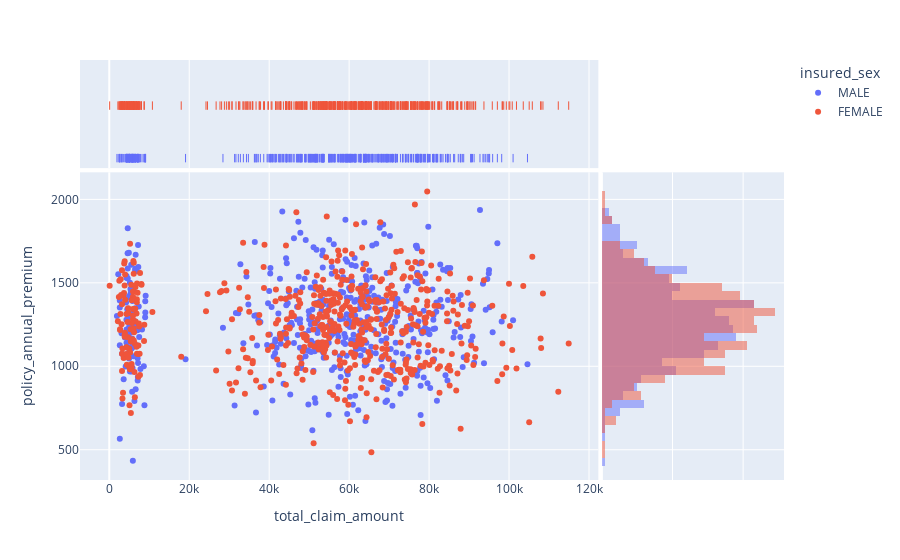

Write notebook code for a chart like this one.
### Code cell
# Scatter Plot between Policy annual premium vs total claim amount

fig = px.scatter(data, x = 'total_claim_amount', y = 'policy_annual_premium', color = 'insured_sex',
                marginal_x = 'rug', marginal_y = 'histogram')
fig.show()

### Figure 1 — Plotly figure (JSON) as saved in the notebook; plotly's stock layout.template omitted (floating-point values rounded to 4 significant figures; data arrays with more than 128 entries replaced by an {"elided": "..."} marker saying what was removed)
{"data": [{"hovertemplate": "insured_sex=MALE<br>total_claim_amount=%{x}<br>policy_annual_premium=%{y}<extra></extra>", "legendgroup": "MALE", "marker": {"color": "#636efa", "symbol": "circle"}, "mode": "markers", "name": "MALE", "orientation": "v", "showlegend": true, "type": "scatter", "x": {"elided": "463 int values"}, "xaxis": "x", "y": {"elided": "463 float values"}, "yaxis": "y"}, {"alignmentgroup": "True", "boxpoints": "all", "fillcolor": "rgba(255,255,255,0)", "hoveron": "points", "hovertemplate": "insured_sex=MALE<br>total_claim_amount=%{x}<extra></extra>", "jitter": 0, "legendgroup": "MALE", "line": {"color": "rgba(255,255,255,0)"}, "marker": {"color": "#636efa", "symbol": "line-ns-open"}, "name": "MALE", "offsetgroup": "MALE", "showlegend": false, "type": "box", "x": {"elided": "463 int values"}, "xaxis": "x3", "yaxis": "y3"}, {"alignmentgroup": "True", "bingroup": "y", "hovertemplate": "insured_sex=MALE<br>policy_annual_premium=%{y}<br>count=%{x}<extra></extra>", "legendgroup": "MALE", "marker": {"color": "#636efa"}, "name": "MALE", "offsetgroup": "MALE", "opacity": 0.5, "showlegend": false, "type": "histogram", "xaxis": "x2", "y": {"elided": "463 float values"}, "yaxis": "y2"}, {"hovertemplate": "insured_sex=FEMALE<br>total_claim_amount=%{x}<br>policy_annual_premium=%{y}<extra></extra>", "legendgroup": "FEMALE", "marker": {"color": "#EF553B", "symbol": "circle"}, "mode": "markers", "name": "FEMALE", "orientation": "v", "showlegend": true, "type": "scatter", "x": {"elided": "537 int values"}, "xaxis": "x", "y": {"elided": "537 float values"}, "yaxis": "y"}, {"alignmentgroup": "True", "boxpoints": "all", "fillcolor": "rgba(255,255,255,0)", "hoveron": "points", "hovertemplate": "insured_sex=FEMALE<br>total_claim_amount=%{x}<extra></extra>", "jitter": 0, "legendgroup": "FEMALE", "line": {"color": "rgba(255,255,255,0)"}, "marker": {"color": "#EF553B", "symbol": "line-ns-open"}, "name": "FEMALE", "offsetgroup": "FEMALE", "showlegend": false, "type": "box", "x": {"elided": "537 int values"}, "xaxis": "x3", "yaxis": "y3"}, {"alignmentgroup": "True", "bingroup": "y", "hovertemplate": "insured_sex=FEMALE<br>policy_annual_premium=%{y}<br>count=%{x}<extra></extra>", "legendgroup": "FEMALE", "marker": {"color": "#EF553B"}, "name": "FEMALE", "offsetgroup": "FEMALE", "opacity": 0.5, "showlegend": false, "type": "histogram", "xaxis": "x2", "y": {"elided": "537 float values"}, "yaxis": "y2"}], "layout": {"barmode": "overlay", "legend": {"title": {"text": "insured_sex"}, "tracegroupgap": 0}, "margin": {"t": 60}, "xaxis": {"anchor": "y", "domain": [0, 0.7363], "title": {"text": "total_claim_amount"}}, "xaxis2": {"anchor": "y2", "domain": [0.7413, 1], "matches": "x2", "showgrid": true, "showline": false, "showticklabels": false, "ticks": ""}, "xaxis3": {"anchor": "y3", "domain": [0, 0.7363], "matches": "x", "showgrid": true, "showticklabels": false}, "xaxis4": {"anchor": "y4", "domain": [0.7413, 1], "matches": "x2", "showgrid": true, "showline": false, "showticklabels": false, "ticks": ""}, "yaxis": {"anchor": "x", "domain": [0, 0.7326], "title": {"text": "policy_annual_premium"}}, "yaxis2": {"anchor": "x2", "domain": [0, 0.7326], "matches": "y", "showgrid": true, "showticklabels": false}, "yaxis3": {"anchor": "x3", "domain": [0.7426, 1], "matches": "y3", "showgrid": false, "showline": false, "showticklabels": false, "ticks": ""}, "yaxis4": {"anchor": "x4", "domain": [0.7426, 1], "matches": "y3", "showgrid": true, "showline": false, "showticklabels": false, "ticks": ""}}}
